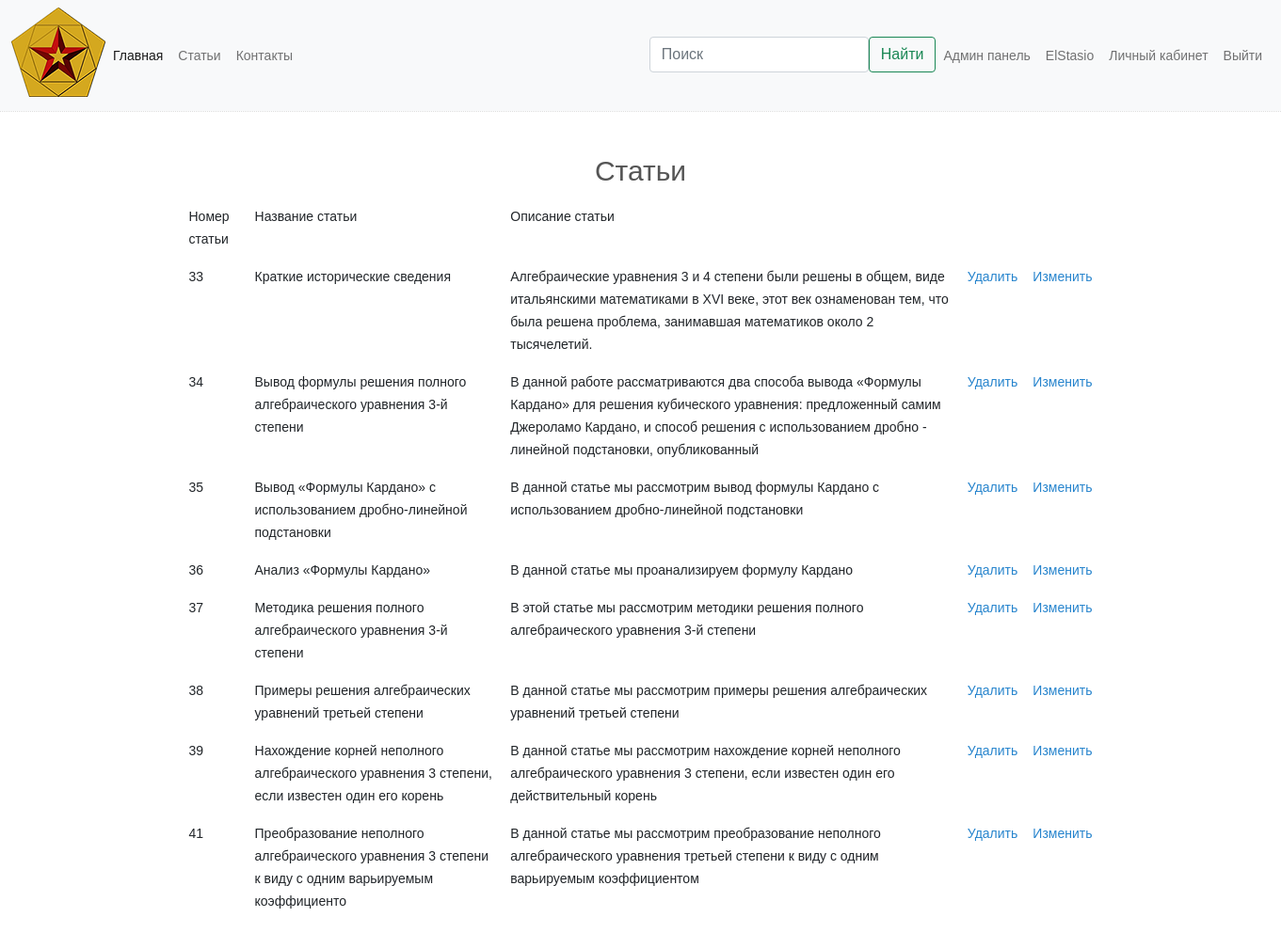
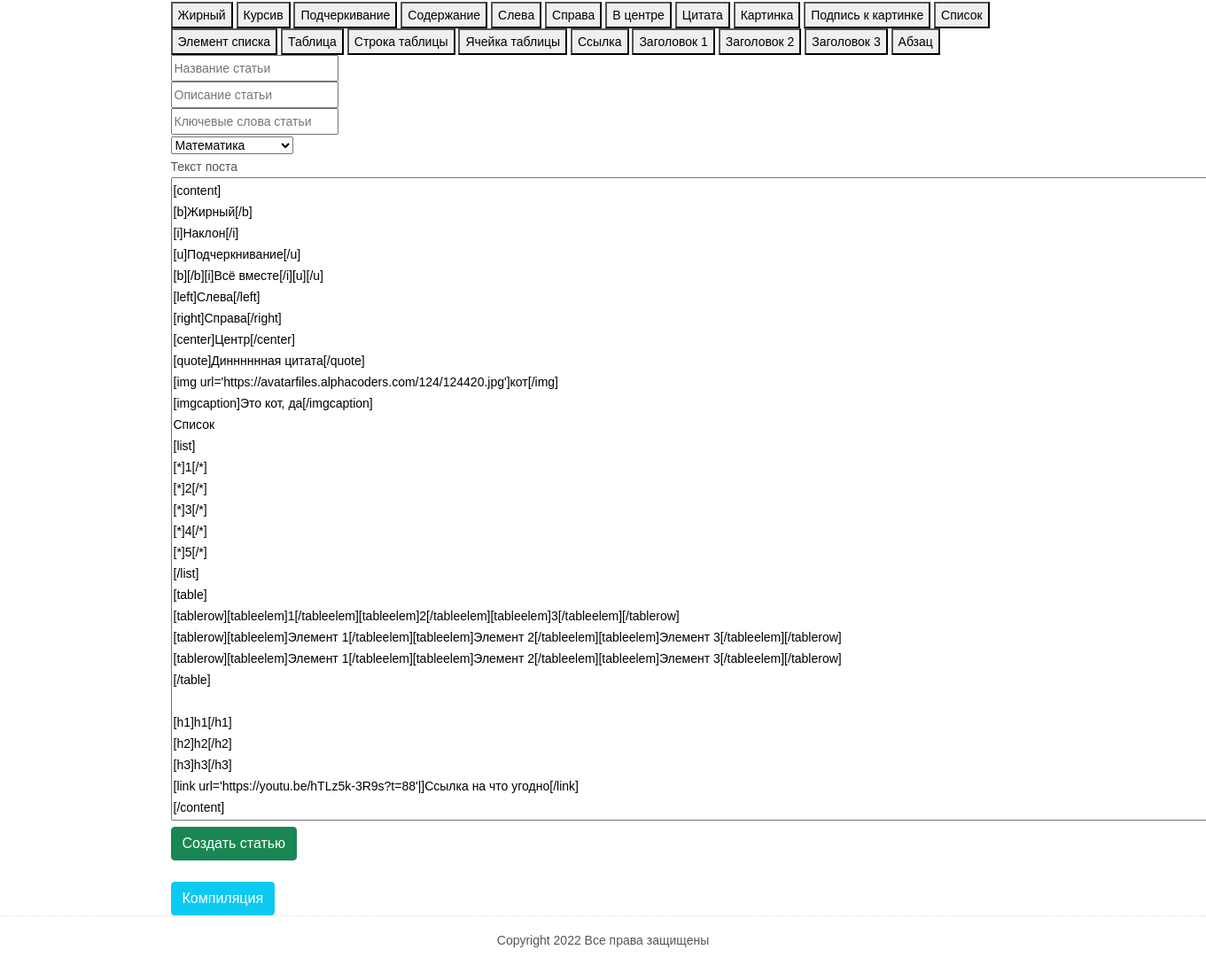
/page/admin_panel.php (signed in), run on the app's committed database (2 pictures, top to bottom).
### tables this page shows
CREATE TABLE IF NOT EXISTS `articles` (
  `id` int(10) UNSIGNED NOT NULL AUTO_INCREMENT,
  `name` varchar(100) DEFAULT NULL,
  `descr` text,
  `text` text,
  `text_compl` text,
  `keywords` varchar(255) NOT NULL,
  `description` varchar(255) NOT NULL,
  `comments` int(11) DEFAULT NULL,
  `category` varchar(255) NOT NULL,
  `data` datetime DEFAULT NULL,
  PRIMARY KEY (`id`)
);

### page/admin_panel.php (the view, shortened to what this page needs)
<?php
require '../include/connect_db.php';
require '../include/header_page.php';
$stmt = $mysql->prepare("SELECT * FROM articles");
$stmt->execute();
$articles_info = $stmt->get_result();
?>
<div class="container">
    <table class="table">
        <thead>
            <tr>
                <h1 class="text-center">Статьи</h1>
                <td>Номер статьи</td>
                <td>Название статьи</td>
                <td>Описание статьи</td>
            </tr>
        </thead>
        <tbody>
            <?php while ($art = $articles_info->fetch_assoc()) {
            ?>
                <tr>
                    <td><?= $art['id'] ?></td>
                    <td><?= $art['name'] ?></td>
                    <td><?= $art['descr'] ?></td>
                    <td><a href='?del_id=<?= $art['id'] ?>'>Удалить</a></td>
                    <td><a href='edit_art.php?id=<?= $art['id'] ?>'>Изменить</a></td>
                </tr>
            <?php }  ?>
        </tbody>
    </table>
    <div class="admin-buttons">
    <button class="admin-button add-button" value="b">Жирный</button>
        <button class="admin-button add-button" value="i">Курсив</button>
        <button class="admin-button add-button" value="u">Подчеркивание</button>
        <button class="admin-button add-button" value="content">Содержание</button>
        <button class="admin-button add-button" value="left">Слева</button>
        <button class="admin-button add-button" value="right">Справа</button>
        <button class="admin-button add-button" value="center">В центре</button>
        <button class="admin-button add-button" value="quote">Цитата</button>
        <button class="admin-button add-button" value="img">Картинка</button>
        <button class="admin-button add-button" value="imgcaption">Подпись к картинке</button>
        <button class="admin-button add-button" value="list">Список</button>
        <button class="admin-button add-button" value="listelement">Элемент списка</button>
        <button class="admin-button add-button" value="table">Таблица</button>
        <button class="admin-button add-button" value="tablerow">Строка таблицы</button>
        <button class="admin-button add-button" value="tableelem">Ячейка таблицы</button>
        <button class="admin-button add-button" value="link">Ссылка</button>
        <button class="admin-button add-button" value="h1">Заголовок 1</button>
        <button class="admin-button add-button" value="h2">Заголовок 2</button>
        <button class="admin-button add-button" value="h3">Заголовок 3</button>
        <button class="admin-button add-button" value="p">Абзац</button>
    </div>
    <form action="../include/constructor.inc.php" method="POST" enctype="multipart/form-data">
        <input type="text" name="name" placeholder="Название статьи"><br>
        <input type="text" name="descr" placeholder="Описание статьи"><br>
        <input type="text" name="keywords" placeholder="Ключевые слова статьи"><br>
        <select name="category" id="">
            <option value="math">Математика</option>
        </select>
        <div>
            <label for="">Текст поста</label><br>
            <textarea class="admin-text" name="text" id="textarea" rows="30" cols="150">
[content]
[b]Жирный[/b]
[i]Наклон[/i]
[u]Подчеркнивание[/u]
[b][/b][i]Всё вместе[/i][u][/u]
[left]Слева[/left]
[right]Справа[/right]
[center]Центр[/center]
[quote]Динннннная цитата[/quote]
[img url='https://avatarfiles.alphacoders.com/124/124420.jpg']кот[/img]
[imgcaption]Это кот, да[/imgcaption]
Список
[list]
[*]1[/*]
[*]2[/*]
[*]3[/*]
[*]4[/*]
[*]5[/*]
[/list]
[table]
[tablerow][tableelem]1[/tableelem][tableelem]2[/tableelem][tableelem]3[/tableelem][/tablerow]
[tablerow][tableelem]Элемент 1[/tableelem][tableelem]Элемент 2[/tableelem][tableelem]Элемент 3[/tableelem][/tablerow]
[tablerow][tableelem]Элемент 1[/tableelem][tableelem]Элемент 2[/tableelem][tableelem]Элемент 3[/tableelem][/tablerow]
[/table]
[h1]h1[/h1]
[h2]h2[/h2]
[h3]h3[/h3]
[link url='https://youtu.be/hTLz5k-3R9s?t=88'|]Ссылка на что угодно[/link]
[/content]
                </textarea>
        </div>
        <button class="btn btn-success" type="submit" name="submit" value="submit">Создать статью</button>
    </form><br>
    <button class="btn btn-info" id="compile" onclick="compile()" style="color: white;">Компиляция</button>
</div>
<?php require '../include/footer.php' ?>

### styles/style.css (style rules this page uses)
body { font-family: arial, sans-serif; background-color: #fff; color: #555; line-height: 24px; font-size: 14px; }
h1 { font-size: 30px; margin: 0 0 10px 0; }
a { text-decoration: none; color: #2684cd; }
:root { --bg-primary: #3a3a3a; --main-color: white; --secondary-color: #89ff89; font-family: 'Noto-sans', sans-serif; }
.container { width: 85%; max-width: 1000px; margin: 0 auto; z-index: 2; position: relative; }

### data on the page
articles: id "33", name "Краткие исторические сведения", descr "Алгебраические уравнения 3 и 4 степени были решены в общем, виде итальянскими математиками в XVI веке, этот век ознаменован тем, что была решена проблема, занимавшая математиков около 2 тысячелетий."
articles: id "34", name "Вывод формулы решения полного алгебраического уравнения 3-й степени", descr "В данной работе рассматриваются два способа вывода «Формулы Кардано» для решения кубического уравнения: предложенный самим Джероламо Кардано, и способ решения с использованием дробно - линейной подстановки, опубликованный"
articles: id "35", name "Вывод «Формулы Кардано» с использованием дробно-линейной подстановки", descr "В данной статье мы рассмотрим вывод формулы Кардано с использованием дробно-линейной подстановки"
articles: id "36", name "Анализ «Формулы Кардано»", descr "В данной статье мы проанализируем формулу Кардано"
articles: id "37", name "Методика решения полного алгебраического уравнения 3-й степени", descr "В этой статье мы рассмотрим методики решения полного алгебраического уравнения 3-й степени"
articles: id "38", name "Примеры решения алгебраических уравнений третьей степени", descr "В данной статье мы рассмотрим примеры решения алгебраических уравнений третьей степени"
articles: id "39", name "Нахождение корней неполного алгебраического уравнения 3 степени, если известен один его корень", descr "В данной статье мы рассмотрим нахождение корней неполного алгебраического уравнения 3 степени, если известен один его действительный корень"
articles: id "41", name "Преобразование неполного алгебраического уравнения 3 степени к виду с одним варьируемым коэффициенто", descr "В данной статье мы рассмотрим преобразование неполного алгебраического уравнения третьей степени к виду с одним варьируемым коэффициентом"

### other printed values
$_SESSION['login'] "ElStasio"
